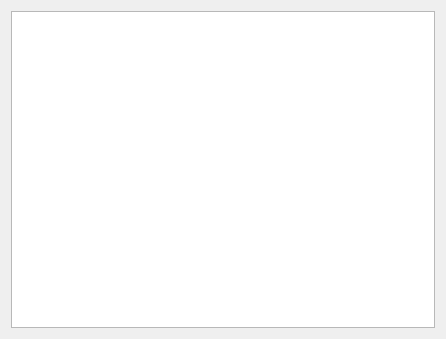
<?xml version="1.0" encoding="UTF-8"?>
<ui version="4.0">
 <class>TFormPlainText</class>
 <widget class="QWidget" name="TFormPlainText">
  <property name="geometry">
   <rect>
    <x>0</x>
    <y>0</y>
    <width>446</width>
    <height>339</height>
   </rect>
  </property>
  <property name="windowTitle">
   <string>Form</string>
  </property>
  <layout class="QGridLayout" name="gridLayout">
   <item row="0" column="0">
    <widget class="QPlainTextEdit" name="plainTextEdit"/>
   </item>
  </layout>
 </widget>
 <resources/>
 <connections/>
</ui>
